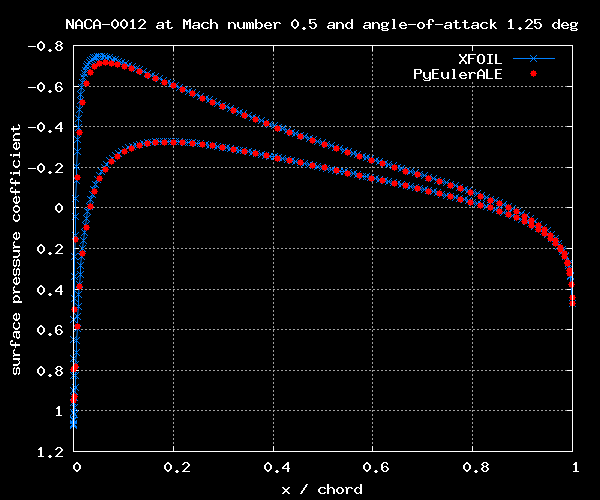

The gnuplot source for this figure:
set terminal png giant size 600,500 fontscale 2 background rgb 'black'
set xlabel tc "white"
set ylabel tc "white"
set title tc "white"
set key tc "white"
set tics tc "white"
set border lc "white"

set output 'cp.png'
set datafile separator ","
set yrange reverse
set xrange [0 : 1]
set grid
set title "NACA-0012 at Mach number 0.5 and angle-of-attack 1.25 deg"
set xlabel "x / chord"
set ylabel "surface pressure coefficient"
plot 'cp_xfoil.csv' u 1:3 with linespoints pointtype 2 lc "web-blue" title "XFOIL", \
    'cp.csv' u 1:3 with points pointtype 7 lc "red" title "PyEulerALE", \
